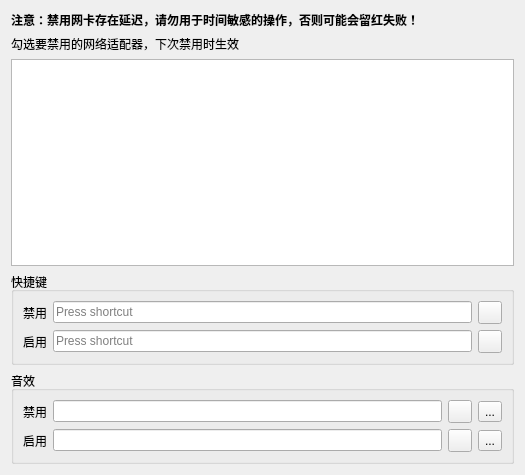
             <widget class="QWidget" name="scrollAreaWidgetContents_13">
              <property name="geometry">
               <rect>
                <x>0</x>
                <y>0</y>
                <width>525</width>
                <height>475</height>
               </rect>
              </property>
              <layout class="QVBoxLayout" name="verticalLayout_41">
               <item>
                <widget class="QLabel" name="label_73">
                 <property name="font">
                  <font>
                   <bold>true</bold>
                  </font>
                 </property>
                 <property name="text">
                  <string>注意：禁用网卡存在延迟，请勿用于时间敏感的操作，否则可能会留红失败！</string>
                 </property>
                 <property name="wordWrap">
                  <bool>true</bool>
                 </property>
                </widget>
               </item>
               <item>
                <widget class="QLabel" name="label_46">
                 <property name="text">
                  <string>勾选要禁用的网络适配器，下次禁用时生效</string>
                 </property>
                 <property name="wordWrap">
                  <bool>true</bool>
                 </property>
                </widget>
               </item>
               <item>
                <widget class="QListWidget" name="lwNetworkAdapters">
                 <property name="font">
                  <font>
                   <pointsize>10</pointsize>
                  </font>
                 </property>
                </widget>
               </item>
               <item>
                <widget class="QGroupBox" name="groupBox_20">
                 <property name="title">
                  <string>快捷键</string>
                 </property>
                 <layout class="QGridLayout" name="gridLayout_10">
                  <item row="0" column="1">
                   <widget class="QKeySequenceEdit" name="keySeqDisableNetworkAdapter"/>
                  </item>
                  <item row="3" column="0">
                   <widget class="QLabel" name="label_48">
                    <property name="text">
                     <string>启用</string>
                    </property>
                   </widget>
                  </item>
                  <item row="0" column="0">
                   <widget class="QLabel" name="label_47">
                    <property name="text">
                     <string>禁用</string>
                    </property>
                   </widget>
                  </item>
                  <item row="3" column="1">
                   <widget class="QKeySequenceEdit" name="keySeqEnableNetworkAdapter"/>
                  </item>
                  <item row="3" column="2">
                   <widget class="QToolButton" name="tbClearEnableNetworkAdapteHotkeyEdit">
                    <property name="icon">
                     <iconset resource="resource.qrc">
                      <normaloff>:/image/ic_cancel.ico</normaloff>:/image/ic_cancel.ico</iconset>
                    </property>
                   </widget>
                  </item>
                  <item row="0" column="2">
                   <widget class="QToolButton" name="tbClearDisableNetworkAdapterHotkeyEdit">
                    <property name="icon">
                     <iconset resource="resource.qrc">
                      <normaloff>:/image/ic_cancel.ico</normaloff>:/image/ic_cancel.ico</iconset>
                    </property>
                   </widget>
                  </item>
                 </layout>
                </widget>
               </item>
               <item>
                <widget class="QGroupBox" name="groupBox_22">
                 <property name="title">
                  <string>音效</string>
                 </property>
                 <layout class="QGridLayout" name="gridLayout_12">
                  <item row="0" column="4">
                   <widget class="QToolButton" name="tbPlayDisableNetworkAdapterSound">
                    <property name="icon">
                     <iconset resource="resource.qrc">
                      <normaloff>:/image/ic_sound.ico</normaloff>:/image/ic_sound.ico</iconset>
                    </property>
                   </widget>
                  </item>
                  <item row="0" column="2">
                   <widget class="QLineEdit" name="leDisableNetworkAdapterSoundPath"/>
                  </item>
                  <item row="0" column="0">
                   <widget class="QLabel" name="label_52">
                    <property name="text">
                     <string>禁用</string>
                    </property>
                   </widget>
                  </item>
                  <item row="2" column="4">
                   <widget class="QToolButton" name="tbPlayEnableNetworkAdapterSound">
                    <property name="icon">
                     <iconset resource="resource.qrc">
                      <normaloff>:/image/ic_sound.ico</normaloff>:/image/ic_sound.ico</iconset>
                    </property>
                   </widget>
                  </item>
                  <item row="2" column="0">
                   <widget class="QLabel" name="label_53">
                    <property name="text">
                     <string>启用</string>
                    </property>
                   </widget>
                  </item>
                  <item row="2" column="2">
                   <widget class="QLineEdit" name="leEnableNetworkAdapterSoundPath"/>
                  </item>
                  <item row="2" column="6">
                   <widget class="QToolButton" name="tbSelectEnableNetworkAdapterSound">
                    <property name="text">
                     <string notr="true">...</string>
                    </property>
                   </widget>
                  </item>
                  <item row="0" column="6">
                   <widget class="QToolButton" name="tbSelectDisableNetworkAdapterSound">
                    <property name="text">
                     <string notr="true">...</string>
                    </property>
                   </widget>
                  </item>
                 </layout>
                </widget>
               </item>
              </layout>
             </widget>
